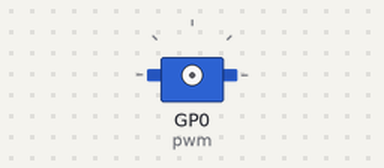
Bench run of a program on a simulated Raspberry Pi Pico running MicroPython. Shown: servo. Servo angles are drawn from the pulse width (0.5 ms = 0°, 2.5 ms = 180°).

Above: at 0.05 s.
At 0.85 s:
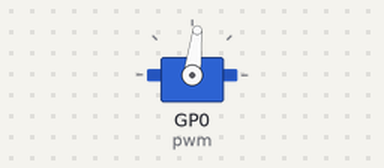
At 1.7 s:
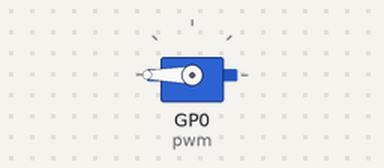
At 3.4 s:
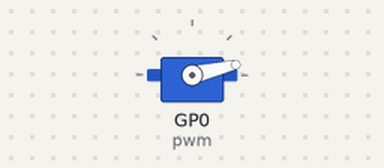
Timing chart, 0 to 8.3 s (numbered marks = the images above):
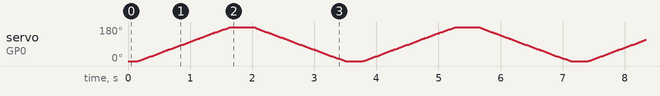

The program:

Servo_test_2.py
```python
'''
 * Keyestudio 42 in 1 Starter Kit for Raspberry Pi Pico
 * lesson 32.2
 * Servo test 2
 * http://www.keyestudio.com
'''
from utime import sleep
from machine import Pin
from machine import PWM

pwm = PWM(Pin(0))#Servo pin is connected to GP0
pwm.freq(50)#20ms period, so the frequency is 50Hz
'''
角度对应的占空比
0°----2.5%----1638
45°----5%----3276
90°----7.5%----4915
135°----10%----6553
180°----12.5%----8192
Considering the error, set the duty cycle at 1000~9000, so that it can rotate 0~180 degrees smoothly
'''
# Set the rotation angle of the servo
def setServoCycle (position):
    pwm.duty_u16(position)
    sleep(0.01)

# Convert rotation angle to duty cycle
def convert(x, i_m, i_M, o_m, o_M):
    return max(min(o_M, (x - i_m) * (o_M - o_m) // (i_M - i_m) + o_m), o_m)

while True:
    for degree in range(0, 180, 1):#Rotate from 0° to 180°
        pos = convert(degree, 0, 180, 1000, 9000)
        setServoCycle(pos)

    for degree in range(180, 0, -1):#Rotate from 180° to 0°
        pos = convert(degree, 0, 180, 1000, 9000)
        setServoCycle(pos)
```
